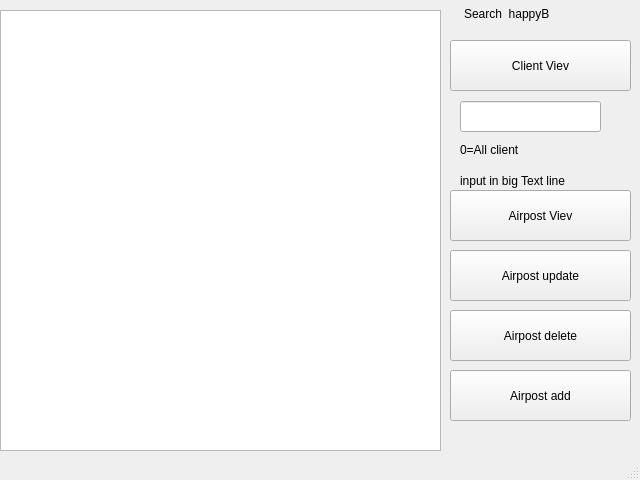
<?xml version="1.0" encoding="UTF-8"?>
<ui version="4.0">
 <class>MainWindow</class>
 <widget class="QMainWindow" name="MainWindow">
  <property name="geometry">
   <rect>
    <x>0</x>
    <y>0</y>
    <width>640</width>
    <height>480</height>
   </rect>
  </property>
  <property name="windowTitle">
   <string>MainWindow</string>
  </property>
  <widget class="QWidget" name="centralwidget">
   <widget class="QTextEdit" name="textEdit">
    <property name="geometry">
     <rect>
      <x>0</x>
      <y>10</y>
      <width>441</width>
      <height>441</height>
     </rect>
    </property>
   </widget>
   <widget class="QPushButton" name="pushButton">
    <property name="geometry">
     <rect>
      <x>450</x>
      <y>370</y>
      <width>181</width>
      <height>51</height>
     </rect>
    </property>
    <property name="text">
     <string>Airpost add</string>
    </property>
   </widget>
   <widget class="QPushButton" name="pushButton_2">
    <property name="geometry">
     <rect>
      <x>450</x>
      <y>310</y>
      <width>181</width>
      <height>51</height>
     </rect>
    </property>
    <property name="text">
     <string>Airpost delete</string>
    </property>
   </widget>
   <widget class="QPushButton" name="pushButton_3">
    <property name="geometry">
     <rect>
      <x>450</x>
      <y>250</y>
      <width>181</width>
      <height>51</height>
     </rect>
    </property>
    <property name="text">
     <string>Airpost update</string>
    </property>
   </widget>
   <widget class="QPushButton" name="pushButton_4">
    <property name="geometry">
     <rect>
      <x>450</x>
      <y>190</y>
      <width>181</width>
      <height>51</height>
     </rect>
    </property>
    <property name="text">
     <string>Airpost Viev</string>
    </property>
   </widget>
   <widget class="QPushButton" name="pushButton_5">
    <property name="geometry">
     <rect>
      <x>450</x>
      <y>40</y>
      <width>181</width>
      <height>51</height>
     </rect>
    </property>
    <property name="text">
     <string>Client Viev</string>
    </property>
   </widget>
   <widget class="QLabel" name="label">
    <property name="geometry">
     <rect>
      <x>464</x>
      <y>6</y>
      <width>141</width>
      <height>16</height>
     </rect>
    </property>
    <property name="text">
     <string>Search  happyB</string>
    </property>
   </widget>
   <widget class="QLabel" name="label_2">
    <property name="geometry">
     <rect>
      <x>460</x>
      <y>140</y>
      <width>141</width>
      <height>20</height>
     </rect>
    </property>
    <property name="text">
     <string>0=All client</string>
    </property>
   </widget>
   <widget class="QLabel" name="label_3">
    <property name="geometry">
     <rect>
      <x>460</x>
      <y>170</y>
      <width>161</width>
      <height>21</height>
     </rect>
    </property>
    <property name="text">
     <string>input in big Text line</string>
    </property>
   </widget>
   <widget class="QLineEdit" name="lineEdit">
    <property name="geometry">
     <rect>
      <x>460</x>
      <y>101</y>
      <width>141</width>
      <height>31</height>
     </rect>
    </property>
   </widget>
  </widget>
  <widget class="QMenuBar" name="menubar">
   <property name="geometry">
    <rect>
     <x>0</x>
     <y>0</y>
     <width>640</width>
     <height>26</height>
    </rect>
   </property>
  </widget>
  <widget class="QStatusBar" name="statusbar"/>
 </widget>
 <resources/>
 <connections>
  <connection>
   <sender>pushButton_5</sender>
   <signal>clicked()</signal>
   <receiver>pushButton_5</receiver>
   <slot>click()</slot>
   <hints>
    <hint type="sourcelabel">
     <x>544</x>
     <y>95</y>
    </hint>
    <hint type="destinationlabel">
     <x>544</x>
     <y>95</y>
    </hint>
   </hints>
  </connection>
  <connection>
   <sender>pushButton_4</sender>
   <signal>clicked()</signal>
   <receiver>textEdit</receiver>
   <slot>paste()</slot>
   <hints>
    <hint type="sourcelabel">
     <x>514</x>
     <y>236</y>
    </hint>
    <hint type="destinationlabel">
     <x>407</x>
     <y>236</y>
    </hint>
   </hints>
  </connection>
  <connection>
   <sender>pushButton_5</sender>
   <signal>clicked()</signal>
   <receiver>textEdit</receiver>
   <slot>paste()</slot>
   <hints>
    <hint type="sourcelabel">
     <x>511</x>
     <y>95</y>
    </hint>
    <hint type="destinationlabel">
     <x>397</x>
     <y>154</y>
    </hint>
   </hints>
  </connection>
  <connection>
   <sender>pushButton_3</sender>
   <signal>clicked()</signal>
   <receiver>textEdit</receiver>
   <slot>paste()</slot>
   <hints>
    <hint type="sourcelabel">
     <x>487</x>
     <y>302</y>
    </hint>
    <hint type="destinationlabel">
     <x>432</x>
     <y>266</y>
    </hint>
   </hints>
  </connection>
  <connection>
   <sender>pushButton_2</sender>
   <signal>clicked()</signal>
   <receiver>textEdit</receiver>
   <slot>paste()</slot>
   <hints>
    <hint type="sourcelabel">
     <x>518</x>
     <y>358</y>
    </hint>
    <hint type="destinationlabel">
     <x>439</x>
     <y>323</y>
    </hint>
   </hints>
  </connection>
  <connection>
   <sender>pushButton</sender>
   <signal>clicked()</signal>
   <receiver>textEdit</receiver>
   <slot>paste()</slot>
   <hints>
    <hint type="sourcelabel">
     <x>482</x>
     <y>412</y>
    </hint>
    <hint type="destinationlabel">
     <x>430</x>
     <y>394</y>
    </hint>
   </hints>
  </connection>
 </connections>
</ui>
